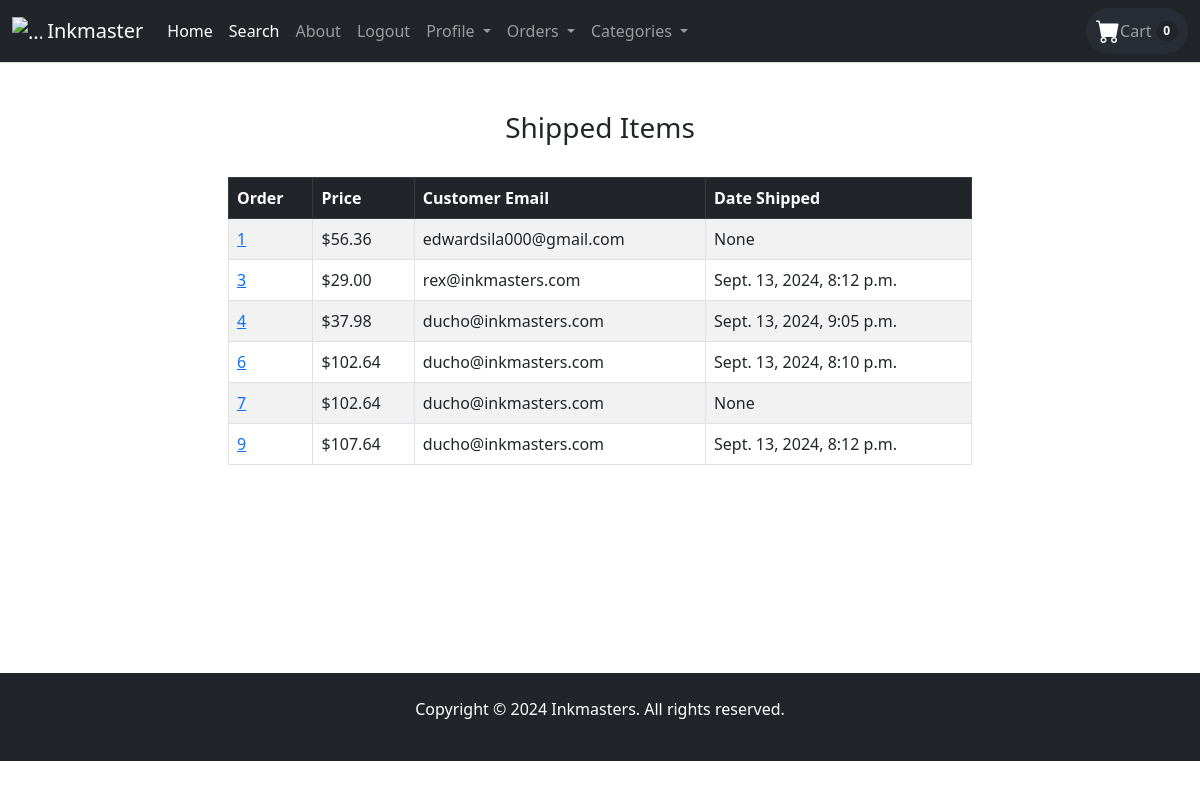
The page /payment/shipped_dash (signed in) on the database its author committed.
### payment/models.py (models this page shows, shortened)
class Order(models.Model):
	user = models.ForeignKey(User, on_delete=models.CASCADE, null=True, blank=True)
	full_name = models.CharField(max_length=250)
	email = models.EmailField(max_length=250)
	shipping_address = models.TextField(max_length=15000)
	amount_paid = models.DecimalField(max_digits=7, decimal_places=2)
	date_ordered = models.DateTimeField(auto_now_add=True)
	shipped = models.BooleanField(default=False)
	date_shipped = models.DateTimeField(blank=True, null=True)

### payment/views.py (the view)
# urls.py: path('shipped_dash', views.shipped_dash, name='shipped_dash'),
def shipped_dash(request):
	if request.user.is_authenticated and request.user.is_superuser:
		orders = Order.objects.filter(shipped=True)
		return render(request, "payment/shipped_dash.html", {"orders":orders})
	else:
		messages.success(request, "Access denied")
		return redirect('home')

### cart/cart.py (called while the page is built)
    def __len__(self):
        return len(self.cart)

### cart/context_processors.py (called while the page is built)
def cart(request):
    return {'cart': Cart(request)}

### payment/templates/payment/shipped_dash.html
{% extends 'base.html' %}
{% block content %}
<div class="container">
    <div class="row">
        <center>
            <div class="col-8">
                <br/><br/>
                <h3>Shipped Items</h3>
                <br/>
                    <table class="table table-striped table-hover table-bordered">
                      <thead class="table-dark">
                        <tr>
                          <th scope="col">Order</th>
                          <th scope="col">Price</th>
                          <th scope="col">Customer Email</th>
                          <th scope="col">Date Shipped</th>
                        </tr>
                      </thead>
                      <tbody>
                        {% for item in orders %}
                        <tr>
                          <td><a href="{% url 'orders' item.id %}">{{ item.id }}</a></td>
                          <td>${{ item.amount_paid }}</td>
                          <td>{{ item.email }}</td>
                          <td>{{ item.date_shipped }}</td>
                        </tr>
                        {% endfor %}
                      </tbody>
                    </table>
<br/><br/>
<br/><br/>
<br/><br/>
<br/><br/>
            </div>
       </center>
   </div>
</div>
{% endblock %}

### static/css/style.css (style rules this page uses)
body { font-family: Arial, sans-serif; background-color: #f8f9fa; color: #333; margin: 0; padding: 0; }

### rows shown on the page
Order: id "1", amount_paid "56.36", email "edwardsila000@gmail.com", date_shipped "None"
Order: id "3", amount_paid "29.00", email "rex@inkmasters.com", date_shipped "Sept. 13, 2024, 8:12 p.m."
Order: id "4", amount_paid "37.98", email "ducho@inkmasters.com", date_shipped "Sept. 13, 2024, 9:05 p.m."
Order: id "6", amount_paid "102.64", email "ducho@inkmasters.com", date_shipped "Sept. 13, 2024, 8:10 p.m."
Order: id "7", amount_paid "102.64", email "ducho@inkmasters.com", date_shipped "None"
Order: id "9", amount_paid "107.64", email "ducho@inkmasters.com", date_shipped "Sept. 13, 2024, 8:12 p.m."

### other values the page prints
{{ cart|length }} "0"
